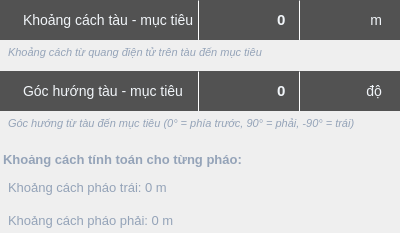
       <widget class="QWidget" name="manualPanel" native="true">
        <layout class="QVBoxLayout" name="manualPanelLayout">
         <property name="spacing">
          <number>8</number>
         </property>
         <property name="leftMargin">
          <number>0</number>
         </property>
         <property name="topMargin">
          <number>0</number>
         </property>
         <property name="rightMargin">
          <number>0</number>
         </property>
         <property name="bottomMargin">
          <number>0</number>
         </property>
         

      <!-- Khoảng cách tàu - mục tiêu -->
      <item>
       <widget class="QWidget" name="shipDistanceContainer" native="true">
        <layout class="QVBoxLayout" name="shipDistanceLayout">
         <property name="spacing">
          <number>3</number>
         </property>
         <property name="leftMargin">
          <number>0</number>
         </property>
         <property name="topMargin">
          <number>0</number>
         </property>
         <property name="rightMargin">
          <number>0</number>
         </property>
         <property name="bottomMargin">
          <number>0</number>
         </property>
         
         <!-- Capsule Input -->
         <item>
          <widget class="QWidget" name="shipDistanceCapsule" native="true">
           <property name="minimumSize">
            <size>
             <width>0</width>
             <height>40</height>
            </size>
           </property>
           <property name="maximumSize">
            <size>
             <width>16777215</width>
             <height>40</height>
            </size>
           </property>
           <layout class="QHBoxLayout" name="shipDistanceCapsuleLayout">
            <property name="spacing">
             <number>0</number>
            </property>
            <property name="leftMargin">
             <number>0</number>
            </property>
            <property name="topMargin">
             <number>0</number>
            </property>
            <property name="rightMargin">
             <number>0</number>
            </property>
            <property name="bottomMargin">
             <number>0</number>
            </property>
            
            <!-- Label bên trái -->
            <item>
             <widget class="QLabel" name="shipDistanceLabel">
              <property name="minimumSize">
               <size>
                <width>180</width>
                <height>40</height>
               </size>
              </property>
              <property name="maximumSize">
               <size>
                <width>16777215</width>
                <height>40</height>
               </size>
              </property>
              <property name="text">
               <string>Khoảng cách tàu - mục tiêu</string>
              </property>
              <property name="alignment">
               <set>Qt::AlignLeft|Qt::AlignVCenter</set>
              </property>
              <property name="styleSheet">
               <string notr="true">QLabel {
    background-color: #525252;
    color: #F1F5F9;
    font-size: 14px;
    font-family: 'Tahoma', Arial, sans-serif;
    padding-left: 20px;
    border-top-left-radius: 25px;
    border-bottom-left-radius: 25px;
}</string>
              </property>
             </widget>
            </item>
            
            <!-- Separator 1 -->
            <item>
             <widget class="Line" name="shipDistanceSep1">
              <property name="minimumSize">
               <size>
                <width>1</width>
                <height>0</height>
               </size>
              </property>
              <property name="maximumSize">
               <size>
                <width>1</width>
                <height>16777215</height>
               </size>
              </property>
              <property name="styleSheet">
               <string notr="true">background-color: #F1F5F9;</string>
              </property>
              <property name="orientation">
               <enum>Qt::Vertical</enum>
              </property>
             </widget>
            </item>
            
            <!-- Input Field -->
            <item>
             <widget class="QLineEdit" name="shipDistanceInput">
              <property name="minimumSize">
               <size>
                <width>100</width>
                <height>40</height>
               </size>
              </property>
              <property name="maximumSize">
               <size>
                <width>100</width>
                <height>40</height>
               </size>
              </property>
              <property name="text">
               <string>0</string>
              </property>
              <property name="alignment">
               <set>Qt::AlignRight|Qt::AlignVCenter</set>
              </property>
              <property name="styleSheet">
               <string notr="true">QLineEdit {
    background-color: #525252;
    color: #F1F5F9;
    border: none;
    font-size: 15px;
    font-weight: bold;
    font-family: 'Tahoma', Arial, sans-serif;
    padding-right: 10px;
}
QLineEdit:focus {
    background-color: #626262;
}
QLineEdit:disabled {
    background-color: #3a3a3a;
    color: #808080;
}</string>
              </property>
             </widget>
            </item>
            
            <!-- Separator 2 -->
            <item>
             <widget class="Line" name="shipDistanceSep2">
              <property name="minimumSize">
               <size>
                <width>1</width>
                <height>0</height>
               </size>
              </property>
              <property name="maximumSize">
               <size>
                <width>1</width>
                <height>16777215</height>
               </size>
              </property>
              <property name="styleSheet">
               <string notr="true">background-color: #F1F5F9;</string>
              </property>
              <property name="orientation">
               <enum>Qt::Vertical</enum>
              </property>
             </widget>
            </item>
            
            <!-- Unit Label -->
            <item>
             <widget class="QLabel" name="shipDistanceUnit">
              <property name="minimumSize">
               <size>
                <width>100</width>
                <height>40</height>
               </size>
              </property>
              <property name="maximumSize">
               <size>
                <width>100</width>
                <height>40</height>
               </size>
              </property>
              <property name="text">
               <string>m</string>
              </property>
              <property name="alignment">
               <set>Qt::AlignRight|Qt::AlignVCenter</set>
              </property>
              <property name="styleSheet">
               <string notr="true">QLabel {
    background-color: #525252;
    color: #F1F5F9;
    font-size: 14px;
    font-family: 'Tahoma', Arial, sans-serif;
    padding-right: 15px;
    border-top-right-radius: 25px;
    border-bottom-right-radius: 25px;
}</string>
              </property>
             </widget>
            </item>
           </layout>
          </widget>
         </item>

         <!-- Note Label -->
         <item>
          <widget class="QLabel" name="shipDistanceNote">
           <property name="minimumSize">
            <size>
             <width>0</width>
             <height>20</height>
            </size>
           </property>
           <property name="maximumSize">
            <size>
             <width>16777215</width>
             <height>20</height>
            </size>
           </property>
           <property name="text">
            <string>Khoảng cách từ quang điện tử trên tàu đến mục tiêu</string>
           </property>
           <property name="alignment">
            <set>Qt::AlignLeft|Qt::AlignTop</set>
           </property>
           <property name="wordWrap">
            <bool>true</bool>
           </property>
           <property name="styleSheet">
            <string notr="true">QLabel {
    background-color: transparent;
    color: #94A3B8;
    font-size: 11px;
    font-style: italic;
    padding-left: 5px;
    padding-right: 5px;
}</string>
           </property>
          </widget>
         </item>
        </layout>
       </widget>
      </item>

      <!-- Góc hướng tàu - mục tiêu -->
      <item>
       <widget class="QWidget" name="shipAzimuthContainer" native="true">
        <layout class="QVBoxLayout" name="shipAzimuthLayout">
         <property name="spacing">
          <number>3</number>
         </property>
         <property name="leftMargin">
          <number>0</number>
         </property>
         <property name="topMargin">
          <number>0</number>
         </property>
         <property name="rightMargin">
          <number>0</number>
         </property>
         <property name="bottomMargin">
          <number>0</number>
         </property>
         
         <!-- Capsule Input -->
         <item>
          <widget class="QWidget" name="shipAzimuthCapsule" native="true">
           <property name="minimumSize">
            <size>
             <width>0</width>
             <height>40</height>
            </size>
           </property>
           <property name="maximumSize">
            <size>
             <width>16777215</width>
             <height>40</height>
            </size>
           </property>
           <layout class="QHBoxLayout" name="shipAzimuthCapsuleLayout">
            <property name="spacing">
             <number>0</number>
            </property>
            <property name="leftMargin">
             <number>0</number>
            </property>
            <property name="topMargin">
             <number>0</number>
            </property>
            <property name="rightMargin">
             <number>0</number>
            </property>
            <property name="bottomMargin">
             <number>0</number>
            </property>
            
            <!-- Label bên trái -->
            <item>
             <widget class="QLabel" name="shipAzimuthLabel">
              <property name="minimumSize">
               <size>
                <width>180</width>
                <height>40</height>
               </size>
              </property>
              <property name="maximumSize">
               <size>
                <width>16777215</width>
                <height>40</height>
               </size>
              </property>
              <property name="text">
               <string>Góc hướng tàu - mục tiêu</string>
              </property>
              <property name="alignment">
               <set>Qt::AlignLeft|Qt::AlignVCenter</set>
              </property>
              <property name="styleSheet">
               <string notr="true">QLabel {
    background-color: #525252;
    color: #F1F5F9;
    font-size: 14px;
    font-family: 'Tahoma', Arial, sans-serif;
    padding-left: 20px;
    border-top-left-radius: 25px;
    border-bottom-left-radius: 25px;
}</string>
              </property>
             </widget>
            </item>
            
            <!-- Separator 1 -->
            <item>
             <widget class="Line" name="shipAzimuthSep1">
              <property name="minimumSize">
               <size>
                <width>1</width>
                <height>0</height>
               </size>
              </property>
              <property name="maximumSize">
               <size>
                <width>1</width>
                <height>16777215</height>
               </size>
              </property>
              <property name="styleSheet">
               <string notr="true">background-color: #F1F5F9;</string>
              </property>
              <property name="orientation">
               <enum>Qt::Vertical</enum>
              </property>
             </widget>
            </item>
            
            <!-- Input Field -->
            <item>
             <widget class="QLineEdit" name="shipAzimuthInput">
              <property name="minimumSize">
               <size>
                <width>100</width>
                <height>40</height>
               </size>
              </property>
              <property name="maximumSize">
               <size>
                <width>100</width>
                <height>40</height>
               </size>
              </property>
              <property name="text">
               <string>0</string>
              </property>
              <property name="alignment">
               <set>Qt::AlignRight|Qt::AlignVCenter</set>
              </property>
              <property name="styleSheet">
               <string notr="true">QLineEdit {
    background-color: #525252;
    color: #F1F5F9;
    border: none;
    font-size: 15px;
    font-weight: bold;
    font-family: 'Tahoma', Arial, sans-serif;
    padding-right: 10px;
}
QLineEdit:focus {
    background-color: #626262;
}
QLineEdit:disabled {
    background-color: #3a3a3a;
    color: #808080;
}</string>
              </property>
             </widget>
            </item>
            
            <!-- Separator 2 -->
            <item>
             <widget class="Line" name="shipAzimuthSep2">
              <property name="minimumSize">
               <size>
                <width>1</width>
                <height>0</height>
               </size>
              </property>
              <property name="maximumSize">
               <size>
                <width>1</width>
                <height>16777215</height>
               </size>
              </property>
              <property name="styleSheet">
               <string notr="true">background-color: #F1F5F9;</string>
              </property>
              <property name="orientation">
               <enum>Qt::Vertical</enum>
              </property>
             </widget>
            </item>
            
            <!-- Unit Label -->
            <item>
             <widget class="QLabel" name="shipAzimuthUnit">
              <property name="minimumSize">
               <size>
                <width>100</width>
                <height>40</height>
               </size>
              </property>
              <property name="maximumSize">
               <size>
                <width>100</width>
                <height>40</height>
               </size>
              </property>
              <property name="text">
               <string>độ</string>
              </property>
              <property name="alignment">
               <set>Qt::AlignRight|Qt::AlignVCenter</set>
              </property>
              <property name="styleSheet">
               <string notr="true">QLabel {
    background-color: #525252;
    color: #F1F5F9;
    font-size: 14px;
    font-family: 'Tahoma', Arial, sans-serif;
    padding-right: 15px;
    border-top-right-radius: 25px;
    border-bottom-right-radius: 25px;
}</string>
              </property>
             </widget>
            </item>
           </layout>
          </widget>
         </item>

         <!-- Note Label -->
         <item>
          <widget class="QLabel" name="shipAzimuthNote">
           <property name="minimumSize">
            <size>
             <width>0</width>
             <height>20</height>
            </size>
           </property>
           <property name="maximumSize">
            <size>
             <width>16777215</width>
             <height>20</height>
            </size>
           </property>
           <property name="text">
            <string>Góc hướng từ tàu đến mục tiêu (0° = phía trước, 90° = phải, -90° = trái)</string>
           </property>
           <property name="alignment">
            <set>Qt::AlignLeft|Qt::AlignTop</set>
           </property>
           <property name="wordWrap">
            <bool>true</bool>
           </property>
           <property name="styleSheet">
            <string notr="true">QLabel {
    background-color: transparent;
    color: #94A3B8;
    font-size: 11px;
    font-style: italic;
    padding-left: 5px;
    padding-right: 5px;
}</string>
           </property>
          </widget>
         </item>
        </layout>
       </widget>
      </item>

         
         <!-- Distance Display Labels -->
         <item>
          <widget class="QLabel" name="distanceDisplayTitle">
           <property name="text">
            <string>Khoảng cách tính toán cho từng pháo:</string>
           </property>
           <property name="styleSheet">
            <string notr="true">font-size: 13px; font-weight: bold; color: #94A3B8; margin-top: 10px;</string>
           </property>
          </widget>
         </item>
         
         <item>
          <widget class="QLabel" name="cannonLeftDistance">
           <property name="text">
            <string>Khoảng cách pháo trái: 0 m</string>
           </property>
           <property name="styleSheet">
            <string notr="true">color: #94A3B8; font-size: 13px; padding: 5px;</string>
           </property>
          </widget>
         </item>
         
         <item>
          <widget class="QLabel" name="cannonRightDistance">
           <property name="text">
            <string>Khoảng cách pháo phải: 0 m</string>
           </property>
           <property name="styleSheet">
            <string notr="true">color: #94A3B8; font-size: 13px; padding: 5px;</string>
           </property>
          </widget>
         </item>
        </layout>
       </widget>
